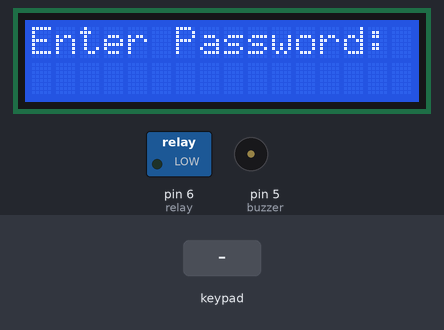
Simulated run of this sketch. Board: Arduino Mega 2560, built with avr-gcc and run on an emulated ATmega2560. Parts: 16×2 character LCD, switched loads named in the sketch (green lamp = pin HIGH), buzzer (waves = sounding). The test bench sets the inputs (shaded band).

Above: at 1.2 s.
1.3 s: keypad keys 1 2 3 4 5 # pressed 0.4 s apart
At 1.83 s:
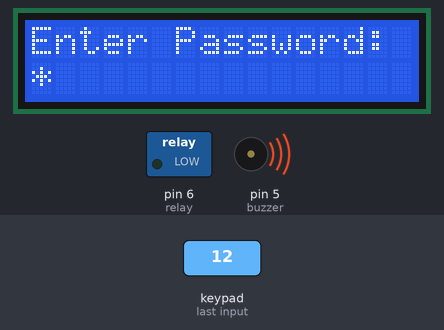
At 5.0 s:
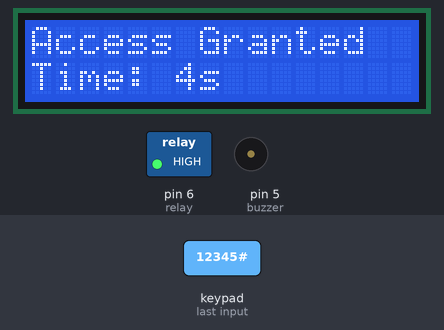
5.2 s: key '*' pressed
8.2 s: key '1' pressed
11.2 s: keypad keys 1 2 3 4 5 A pressed 0.4 s apart
At 14.45 s:
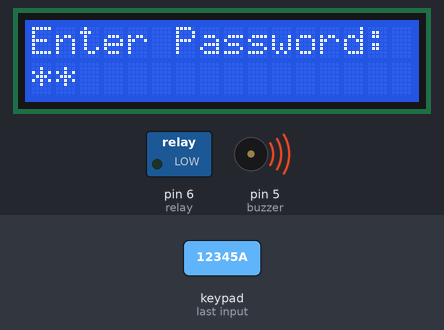
Timing chart, 0 to 17.0 s (numbered marks = the images above; inputs shaded):
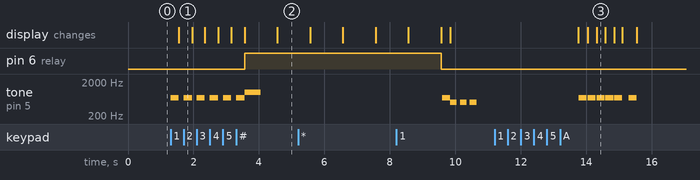

The sketch:

KEYPAD.ino
```cpp
// Keypad
// By: Diego J. Graham
// Date: 04/15/2025
// Description: This is the code for a working door lock with a keypad. The user can make the
//              The password in the array named password, and once uploaded to an arduino it can
//              take the users password with a keypad, display it on the lcd as * symbols. If the
//              password is correct the relay with switch to HIGH opening the lock, the lcd will
//              print "access granted", the buzzer will make an acces granded noise and countdown
//              the time until the lock closes. If the password is Incorrect, the lcd will display
//              "incorrect", the buzzer will make an error noise, after three seconds the user can
//              enter another password. If there are 3 wrong passwords in a row, the lock with be
//              disabled, the buzzer will sound, the lcd will print "Break in Detected" and the
//              user must reset the device.
// Components: 1 4x4 membrane switch module, 1 lcd1602, 1 active buzzer, 1 10k ohm potentiometer,
//             1 Arduino MEGA, 1 SRD-05VDC-SL-C Relay, 3 F-M jumper wires, 30 M-M jumper wires,
//             and 1 Bread Board.
///////////////////////////////////////////////////////////////////////////////////////////////////////


// Libraries
#include <LiquidCrystal.h>
#include <Keypad.h>


// Pins for the lcd, relay and buzzer
const int buzzer = 5;
const int relay = 6;
LiquidCrystal lcd(7, 8, 9, 10, 11, 12);


// Defining the keypad
const byte ROWS = 4;
const byte COLS = 4;
char hexaKeys[ROWS][COLS] = {
  {'1','2','3','A'},  // A = addition
  {'4','5','6','B'},  // B = subtraction
  {'7','8','9','C'},  // C = clear
  {'*','0','#','D'}   // D = equals
};

byte rowPins[ROWS] = {25, 26, 29, 30};
byte colPins[COLS] = {33, 34, 37, 38};

Keypad customKeypad = Keypad(makeKeymap(hexaKeys), rowPins, colPins, ROWS, COLS);


// Variables for the program
const char PASSWORD[5] = {'1','2','3','4','5'}; // Change to your own password
char attempt[5];
int index = 0;
int attempts;
const int MAXINCORRECT = 3; // Change to adjust number of incorrect responces before lockout
const int LOCKTIME = 5; // Change to adjust the time the lock is oppened
bool hidePassword = true; // Change the default setting for hidePassword
///////////////////////////////////////////////////////////////////////////////////////////


// This function sets up the lock
void setup() {
  pinMode(buzzer, OUTPUT);
  pinMode(relay, OUTPUT);
  digitalWrite(relay, LOW);
  lcd.begin(16, 2);
  lcd.clear();
  lcd.print("Enter Password:");
  lcd.setCursor(0, 1);
}
/////////////////////////////////////////////////////////////////////////////////////////////


// This is the main function
void loop() {
  char key = customKeypad.getKey();

  if (attempts < MAXINCORRECT){
    getPassword(key);
  }
  else{
    breakIn();
  }

}
///////////////////////////////////////////////////////////////////////////////////////////


// This function checks if the attempted password matches
bool checkPassword() {
  for (int i = 0; i < sizeof(PASSWORD); i++) {
    if (attempt[i] != PASSWORD[i]) {
      return false;
    }
  }
  return true;
}
/////////////////////////////////////////////////////////////////////////////////////////////


// This function opens and closes the lock
void openLock(){
  digitalWrite(relay, HIGH);
  displayTime();
  digitalWrite(relay, LOW);
}
/////////////////////////////////////////////////////////////////////////////////////////////


// This function displays a countdown for how long the lock is oppen for
void displayTime()  {
  if(digitalRead(relay)== HIGH){
    for (int i = LOCKTIME; i >= 0; i--) {
      lcd.setCursor(0, 1);
      lcd.print("Time: ");
      lcd.print(i);
      lcd.print("s   "); // extra spaces to clear old digits
      delay(1000);
    }
  }
}
/////////////////////////////////////////////////////////////////////////////////////////////


// This function defines the error beef for when an incorect password is entered
void errorBeep() {
  for (int i = 0; i < 3; i++) { // Three short beeps
    tone(buzzer, 500, 200); // Beep at 500Hz for 200ms
    delay(300); // Wait 300ms between beeps
  }
}
/////////////////////////////////////////////////////////////////////////////////////////////


// This function defines the beep for when a button is pressed
void button_beep(){
  tone(buzzer, 700);
  delay(250);
  noTone(buzzer);
}
/////////////////////////////////////////////////////////////////////////////////////////////


// This function defines the beep for when the correct password is entered
void accessBeep(){
  tone(buzzer, 1000, 500);
}
/////////////////////////////////////////////////////////////////////////////////////////////


// This function restarts the lock
void clear(){
  index = 0;
  lcd.clear();
  lcd.print("Enter Password:");
  lcd.setCursor(0, 1);
}
/////////////////////////////////////////////////////////////////////////////////////////////


// This function displays access granted, gives the access beep, opens the lock, and resets attempts
void accessGranted(){
  lcd.clear();
  lcd.print("Access Granted");
  accessBeep();
  openLock();
  attempts == 0;
  hidePassword = true;
}
/////////////////////////////////////////////////////////////////////////////////////////////


// This function prints incorect, gives the access denied beep, and adds an attempt
void accessDenied(){
  lcd.clear();
  lcd.print("Incorrect");
  errorBeep();
  delay(3000);
  attempts ++;
}
/////////////////////////////////////////////////////////////////////////////////////////////


// This function hides the user input with '*'
void hideUserInput(char key){
  attempt[index] = key;
  button_beep();
  lcd.print("*");
  index++;
}
/////////////////////////////////////////////////////////////////////////////////////////////


// This function shows the user input
void showUserInput(char key){
  attempt[index] = key;
  button_beep();
  lcd.print(key);
  index++;
}
/////////////////////////////////////////////////////////////////////////////////////////////


// This function defines 'A' as the button to toggle hidePassword, and when it is pressed it will
// show the password on the lcd with the input or '*' depending on the weather hidePassword is T/F
void showPassword(char key){
  if (key == 'A' ){
    button_beep();
    hidePassword = !hidePassword;
    lcd.setCursor(0,1);
    lcd.print("               ");
    lcd.setCursor(0, 1);
    for (int i =0; i < index; i++){
      if (hidePassword){
        lcd.print("*");
      }
      else{
        lcd.print(attempt[i]);
      }
    }
  }
}
/////////////////////////////////////////////////////////////////////////////////////////////


// This is the function activated when a break in is detected, and you must reset the Arduino
// for the lock to work again.
void breakIn(){
  lcd.clear();
  lcd.print("BREAK IN");
  lcd.setCursor(0,1);
  lcd.print("DETECTED!");
  while (true) { // Three short beeps
    tone(buzzer, 500, 200); // Beep at 500Hz for 200ms
    delay(300); // Wait 300ms between beeps
  }
}
/////////////////////////////////////////////////////////////////////////////////////////////


// This function brings it all together to get the password
void getPassword(char key){
    if (key) {
    showPassword(key);
      if (key == 'C') {
        button_beep();
        clear();
      }
      else if (key == '#' || key == '*') {
        // Check password if 5 digits entered
      button_beep();
      if (index == 5) {
        if (checkPassword()) {
          accessGranted();
        } else {
          accessDenied();
        }
      clear();
    } else {
        accessDenied();
        clear();
      }
    }
    else if (index < sizeof(PASSWORD) && isDigit(key)) {
      if (hidePassword){
        hideUserInput(key);
      }
      else {
        showUserInput(key);
      }
    }
  }
}
```

Measured:
- after the input at 1.3 s, pin 6 (relay): LOW → HIGH after 2.3 s; tone on pin 5 (buzzer): plays 700 Hz for 0.25 s, 700 Hz for 0.25 s, 700 Hz for 0.25 s, 700 Hz for 0.25 s, 700 Hz for 0.25 s, 700 Hz for 0.25 s … (7 notes in this stretch), starting at once; the display: changes after 0.26 s (image 1)
- after the input at 11.2 s, the display: first differs from a run without the input after 3.1 s (image 3)
